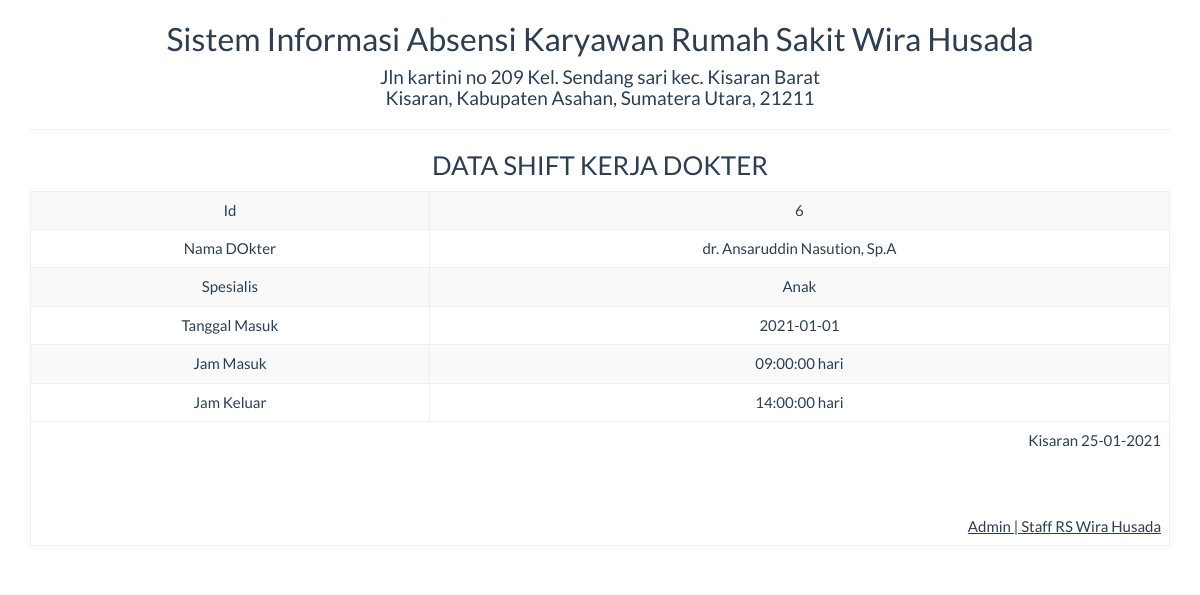
/report/shift_satu.php?id=6, run on the app's committed database.
### tables this page shows
CREATE TABLE `tb_shift` (
  `id` int(4) NOT NULL,
  `nm_dokter` varchar(30) NOT NULL,
  `spesialis` enum('Penyakit Dalam','Anak','Gigi dan Mulut','THT','Mata','Kulit dan Kelamin','Kandungan','Tulang','Saraf','Psikiater') NOT NULL,
  `tgl_kerja` date NOT NULL,
  `jam_masuk` time NOT NULL,
  `jam_keluar` time NOT NULL
);

### report/shift_satu.php (the view, shortened to what this page needs)
<!DOCTYPE html>
<html>
    <head>
        <link href="../Assets/css/bootstrap.min.css" rel="stylesheet" type="text/css"/>
    </head>
    <body onload="print()">
        <?php
        include '../config/koneksi.php';
        $sql = "SELECT * FROM tb_shift WHERE id='" . $_GET ['id'] . "'";
        $query = mysqli_query($koneksi, $sql) or die("SQL Detail error");
        $data = mysqli_fetch_array($query);
        ?>
        <div class="container">
            <div class='row'>
                <div class="col-sm-12">
                    <div class="text-center">
                        <h2>Sistem Informasi Absensi Karyawan Rumah Sakit Wira Husada</h2>
                        <h4>Jln kartini no 209 Kel. Sendang sari kec. Kisaran Barat<br> Kisaran, Kabupaten Asahan, Sumatera Utara, 21211</h4>
                        <hr>
                        <h3>DATA SHIFT KERJA DOKTER</h3>
                        <table class="table table-bordered table-striped table-hover">
                            <tbody>
								<tr>
                                    <td>Id</td> <td><?= $data['id'] ?></td>
                                </tr>
                                <tr>
                                    <td>Nama DOkter</td> <td><?= $data['nm_dokter'] ?></td>
                                </tr>
                                <tr>
                                    <td>Spesialis</td> <td><?= $data['spesialis'] ?></td>
                                </tr>
                                <tr>
                                    <td>Tanggal Masuk</td> <td><?= $data['tgl_kerja'] ?></td>
                                </tr>
								<tr>
                                    <td>Jam Masuk</td> <td><?= $data['jam_masuk'] ?> hari</td>
                                </tr>
                                <tr>
                                    <td>Jam Keluar</td> <td><?= $data['jam_keluar'] ?> hari</td>
                                </tr>
                            </tbody>
                            <tfoot>
                                <tr>
                                    <td colspan="2" class="text-right">
                                        Kisaran  <?= date("d-m-Y") ?>
                                        <br><br><br><br>
                                        <u>Admin | Staff RS Wira Husada<strong></u><br>
									</td>
								</tr>
							</tfoot>
                        </table>
                    </div>
                </div>
            </div>
    </body>
</html>

### data on the page
tb_shift: id "6", nm_dokter "dr. Ansaruddin Nasution, Sp.A", spesialis "Anak", tgl_kerja "2021-01-01", jam_masuk "09:00:00", jam_keluar "14:00:00"
